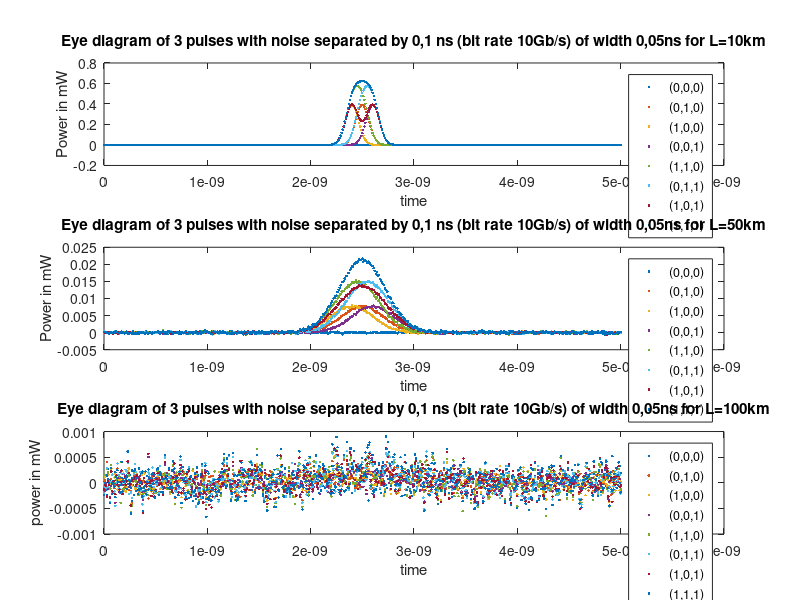

Write MATLAB code to recreate this figure.

subplot(3,1,1)
t = 0e-9 : 0.01e-9 : 5e-9;
t01 = 2.5e-9;
tau0=0.05e-9; %width of the pulses (0.5 for b=1 ; 0.05 for b=10)
b= 10e9 ; %bit rate in bit/s
tsep=1/b; % time between each pulse in s


R=0.7; % detector responsitivity mA/mW
NEP = 2e-9; % NEP detector mW/sqrt(Hz)

e = 1.6e-19; % electronic charge
D = -20e-12; %Dispersion
Delta_Lambda = 0.2; %source bandwidth nm
l1 = 10; %km
l2 = 50; %km
l3 = 100; %km
P0 = 1; %mW
Attenuation = 0.3;%dB/km

Pulse_In = P0 * (exp(-(t-t01).^2 / (2*tau0^2)));%mW


Delta_Tau1 = D * Delta_Lambda * l1; %dispersion L1=10km
Delta_Tau2 = D * Delta_Lambda * l2; %dispersion L2=50km
Delta_Tau3 = D * Delta_Lambda * l3; % dispersion L3=100km

Tau1 = sqrt( (tau0).^2 +  (Delta_Tau1).^2 );
Tau2 = sqrt( (tau0).^2 +  (Delta_Tau2).^2 );
Tau3 = sqrt( (tau0).^2 +  (Delta_Tau3).^2 );

A1 = tau0 / Tau1;
A2 = tau0 / Tau2;
A3 = tau0 / Tau3;


%10 km 3bit
%compute each possibility
%(0,0,0)
Pulse_Out0_10km = 0* P0 * A1 * (exp(-(t-t01).^2 / (2*Tau1^2))); %(0,0,0)
Pulse_Out0_10km_dBm = 10*log10(Pulse_Out0_10km);%dBm
Pulse_Out0_dBm_10km_afterAtt = Pulse_Out0_10km_dBm - Attenuation * l1;
Pulse_Out0_10km_mW_final = 10.^(Pulse_Out0_dBm_10km_afterAtt / 10);

Pulse_Out0_10km_mA_final = Pulse_Out0_10km_mW_final * R;

Thermal_Noise_Current_0_10km = R * NEP * sqrt((b/2))*randn(size(Pulse_Out0_10km_mA_final)); % thermal noise current mA

Shot_Noise_Current_Out0_10km = sqrt(e*b*Pulse_Out0_10km_mA_final).*randn(size(Pulse_Out0_10km_mA_final));  % Shot noise current mA

Total_Noise_Out0_10km_mA = Thermal_Noise_Current_0_10km + Shot_Noise_Current_Out0_10km; 
Total_Noise_Out0_10km_mW = Total_Noise_Out0_10km_mA/R;

Pulse_Out0_10km_mW_final_noise = (Pulse_Out0_10km_mA_final + Total_Noise_Out0_10km_mA)/R;

SNR_Out0_10km = Pulse_Out0_10km_mW_final_noise ./ Total_Noise_Out0_10km_mW ;

% pulse (0,0,1)
Pulse_Out3_10km = P0 * A1 * (exp(-(t-t01-tsep).^2 / (2*Tau1^2))); %(0,0,1)
Pulse_Out3_10km_dBm = 10*log10(Pulse_Out3_10km);%dBm
Pulse_Out3_dBm_10km_afterAtt = Pulse_Out3_10km_dBm - Attenuation * l1;
Pulse_Out3_10km_mW_final = 10.^(Pulse_Out3_dBm_10km_afterAtt / 10);

Pulse_Out3_10km_mA_final = Pulse_Out3_10km_mW_final * R;

Thermal_Noise_Current_3_10km = R * NEP * sqrt((b/2))*randn(size(Pulse_Out3_10km_mA_final)); % thermal noise current mA

Shot_Noise_Current_Out3_10km = sqrt(e*b*Pulse_Out3_10km_mA_final).*randn(size(Pulse_Out3_10km_mA_final));  % Shot noise current mA

Total_Noise_Out3_10km_mA = Thermal_Noise_Current_3_10km + Shot_Noise_Current_Out3_10km; 
Total_Noise_Out3_10km_mW = Total_Noise_Out3_10km_mA/R;

Pulse_Out3_10km_mW_final_noise = (Pulse_Out3_10km_mA_final + Total_Noise_Out3_10km_mA)/R;

SNR_Out3_10km = Pulse_Out3_10km_mW_final_noise ./ Total_Noise_Out3_10km_mW;

%pulse (0,1,0) central pulse
Pulse_Out1_10km = P0 * A1 * (exp(-(t-t01).^2 / (2*Tau1^2))); %(0,1,0)
Pulse_Out1_10km_dBm = 10*log10(Pulse_Out1_10km);%dBm
Pulse_Out1_dBm_10km_afterAtt = Pulse_Out1_10km_dBm - Attenuation * l1;
Pulse_Out1_10km_mW_final = 10.^(Pulse_Out1_dBm_10km_afterAtt / 10);

Pulse_Out1_10km_mA_final = Pulse_Out1_10km_mW_final * R;

Thermal_Noise_Current_1_10km = R * NEP * sqrt((b/2))*randn(size(Pulse_Out1_10km_mA_final)); % thermal noise current mA

Shot_Noise_Current_Out1_10km = sqrt(e*b*Pulse_Out1_10km_mA_final).*randn(size(Pulse_Out1_10km_mA_final));  % Shot noise current mA

Total_Noise_Out1_10km_mA = Thermal_Noise_Current_1_10km + Shot_Noise_Current_Out1_10km; 
Total_Noise_Out1_10km_mW = Total_Noise_Out1_10km_mA / R;

Pulse_Out1_10km_mW_final_noise = (Pulse_Out1_10km_mA_final + Total_Noise_Out1_10km_mA)/R ;

SNR_Out1_10km = Pulse_Out1_10km_mW_final_noise ./ Total_Noise_Out1_10km_mW;

%pulse (1,0,0)
Pulse_Out2_10km = P0 * A1 * (exp(-(t-t01+tsep).^2 / (2*Tau1^2))); %(1,0,0)
Pulse_Out2_10km_dBm = 10*log10(Pulse_Out2_10km);%dBm
Pulse_Out2_dBm_10km_afterAtt = Pulse_Out2_10km_dBm - Attenuation * l1;
Pulse_Out2_10km_mW_final = 10.^(Pulse_Out2_dBm_10km_afterAtt / 10);

Pulse_Out2_10km_mA_final = Pulse_Out2_10km_mW_final * R;
Thermal_Noise_Current_2_10km = R * NEP * sqrt((b/2))*randn(size(Pulse_Out2_10km_mA_final)); % thermal noise current mA

Shot_Noise_Current_Out2_10km = sqrt(e*b*Pulse_Out2_10km_mA_final).*randn(size(Pulse_Out2_10km_mA_final));  % Shot noise current mA

Total_Noise_Out2_10km_mA = Thermal_Noise_Current_2_10km + Shot_Noise_Current_Out2_10km; 
Total_Noise_Out2_10km_mW = Total_Noise_Out2_10km_mA /R ; 

Pulse_Out2_10km_mW_final_noise = (Pulse_Out2_10km_mA_final + Total_Noise_Out2_10km_mA)/R;

SNR_Out2_10km = Pulse_Out2_10km_mW_final_noise ./ Total_Noise_Out2_10km_mW; 

%pulse (1,1,0)
Pulse_Out4_10km = Pulse_Out1_10km + Pulse_Out2_10km; 
Pulse_Out4_10km_mW_final_noise = Pulse_Out1_10km_mW_final_noise + Pulse_Out2_10km_mW_final_noise;

SNR_Out4_10km = Pulse_Out4_10km_mW_final_noise ./ (Total_Noise_Out1_10km_mW + Total_Noise_Out2_10km_mW);

%pulse(0,1,1)
Pulse_Out5_10km = Pulse_Out1_10km + Pulse_Out3_10km; %(0,1,1)
Pulse_Out5_10km_mW_final_noise = Pulse_Out1_10km_mW_final_noise + Pulse_Out3_10km_mW_final_noise;

SNR_Out5_10km = Pulse_Out5_10km_mW_final_noise ./ (Total_Noise_Out1_10km_mW + Total_Noise_Out3_10km_mW);

%pulse(1,0,1)
Pulse_Out6_10km = Pulse_Out2_10km + Pulse_Out3_10km; %(1,0,1)
Pulse_Out6_10km_mW_final_noise = Pulse_Out2_10km_mW_final_noise + Pulse_Out3_10km_mW_final_noise;

SNR_Out6_10km = Pulse_Out6_10km_mW_final_noise ./ (Total_Noise_Out2_10km_mW + Total_Noise_Out3_10km_mW);

%(1,1,1)
Pulse_Out7_10km = Pulse_Out1_10km + Pulse_Out2_10km + Pulse_Out3_10km; %(1,1,1)
Pulse_Out7_10km_mW_final_noise = Pulse_Out1_10km_mW_final_noise + Pulse_Out2_10km_mW_final_noise + Pulse_Out3_10km_mW_final_noise;

SNR_Out7_10km = Pulse_Out7_10km_mW_final_noise ./ (Total_Noise_Out1_10km_mW + Total_Noise_Out2_10km_mW + Total_Noise_Out3_10km_mW );

plot(t,Pulse_Out0_10km_mW_final_noise,'.',t, Pulse_Out1_10km_mW_final_noise,'.', t, Pulse_Out2_10km_mW_final_noise,'.', t, Pulse_Out3_10km_mW_final_noise,'.', t, Pulse_Out4_10km_mW_final_noise,'.', t, Pulse_Out5_10km_mW_final_noise,'.', t, Pulse_Out6_10km_mW_final_noise,'.',t, Pulse_Out7_10km_mW_final_noise,'.'); 
title('Eye diagram of 3 pulses with noise separated by 0,1 ns (bit rate 10Gb/s) of width 0,05ns for L=10km')
legend('(0,0,0)','(0,1,0)','(1,0,0)', '(0,0,1)', '(1,1,0)', '(0,1,1)', '(1,0,1)', '(1,1,1)')
xlabel('time')
ylabel('Power in mW')

% plot the SNR
%plot(t, SNR_Out1_10km,'.', t, SNR_Out2_10km, '.', t, SNR_Out3_10km,'.', t, SNR_Out4_10km,'.', t, SNR_Out5_10km,'.', t, SNR_Out6_10km,'.',t, SNR_Out7_10km,'.')
%legend('(0,1,0)','(1,0,0)', '(0,0,1)', '(1,1,0)', '(0,1,1)', '(1,0,1)', '(1,1,1)')
 
subplot(3,1,2);


%5bits

% compute each possibility
Pulse_Out0_5bits_10km = 0* P0 * A1 * (exp(-(t-t01).^2 / (2*Tau1^2))); %(0,0,0,0,0)

Pulse_Out4_5bits_10km = P0 * A1 * (exp(-(t-t01+2*tsep).^2 / (2*Tau1^2))); %(0,0,0,0,1)
Pulse_Out3_5bits_10km = P0 * A1 * (exp(-(t-t01+tsep).^2 / (2*Tau1^2))); %(0,0,0,1,0)
Pulse_Out1_5bits_10km = P0 * A1 * (exp(-(t-t01).^2 / (2*Tau1^2))); %(0,0,1,0,0)
Pulse_Out2_5bits_10km = P0 * A1 * (exp(-(t-t01-tsep).^2 / (2*Tau1^2))); %(0,1,0,0,0)
Pulse_Out5_5bits_10km = P0 * A1 * (exp(-(t-t01-2*tsep).^2 / (2*Tau1^2))); %(1,0,0,0,0)



Pulse_Out6_5bits_10km = Pulse_Out4_5bits_10km + Pulse_Out3_5bits_10km; %(0,0,0,1,1)
Pulse_Out7_5bits_10km = Pulse_Out4_5bits_10km + Pulse_Out1_5bits_10km; %(0,0,1,0,1)
Pulse_Out8_5bits_10km = Pulse_Out4_5bits_10km + Pulse_Out2_5bits_10km; %(0,1,0,0,1)
Pulse_Out9_5bits_10km = Pulse_Out4_5bits_10km + Pulse_Out5_5bits_10km; %(1,0,0,0,1)

Pulse_Out10_5bits_10km = Pulse_Out3_5bits_10km + Pulse_Out1_5bits_10km; %(0,0,1,1,0)
Pulse_Out11_5bits_10km = Pulse_Out3_5bits_10km + Pulse_Out2_5bits_10km; %(0,1,0,1,0)
Pulse_Out12_5bits_10km = Pulse_Out3_5bits_10km + Pulse_Out5_5bits_10km; %(1,0,0,1,0)

Pulse_Out13_5bits_10km = Pulse_Out1_5bits_10km + Pulse_Out2_5bits_10km; %(0,1,1,0,0)
Pulse_Out14_5bits_10km = Pulse_Out1_5bits_10km + Pulse_Out5_5bits_10km; %(1,0,1,0,0)

Pulse_Out15_5bits_10km = Pulse_Out2_5bits_10km + Pulse_Out5_5bits_10km; %(1,1,0,0,0)



Pulse_Out16_5bits_10km = Pulse_Out6_5bits_10km + Pulse_Out1_5bits_10km; % (0,0,1,1,1)
Pulse_Out17_5bits_10km = Pulse_Out6_5bits_10km + Pulse_Out2_5bits_10km; % (0,1,0,1,1)
Pulse_Out18_5bits_10km = Pulse_Out6_5bits_10km + Pulse_Out5_5bits_10km; %(1,0,0,1,1)

Pulse_Out19_5bits_10km = Pulse_Out7_5bits_10km + Pulse_Out2_5bits_10km; %(0,1,1,0,1)
Pulse_Out20_5bits_10km = Pulse_Out7_5bits_10km + Pulse_Out5_5bits_10km; %(1,0,1,0,1)
Pulse_Out21_5bits_10km = Pulse_Out8_5bits_10km + Pulse_Out5_5bits_10km; %(1,1,0,0,1)

Pulse_Out22_5bits_10km = Pulse_Out10_5bits_10km + Pulse_Out2_5bits_10km; %(0,1,1,1,0)
Pulse_Out23_5bits_10km = Pulse_Out10_5bits_10km + Pulse_Out5_5bits_10km; %(1,0,1,1,0)

Pulse_Out24_5bits_10km = Pulse_Out11_5bits_10km + Pulse_Out5_5bits_10km; %(1,1,0,1,0)
Pulse_Out25_5bits_10km = Pulse_Out8_5bits_10km + Pulse_Out1_5bits_10km; %(1,1,1,0,0)



Pulse_Out26_5bits_10km = Pulse_Out16_5bits_10km + Pulse_Out2_5bits_10km; %(0,1,1,1,1)
Pulse_Out27_5bits_10km = Pulse_Out16_5bits_10km + Pulse_Out5_5bits_10km; %(1,0,1,1,1)

Pulse_Out28_5bits_10km = Pulse_Out17_5bits_10km + Pulse_Out5_5bits_10km; %(1,1,0,1,1)

Pulse_Out29_5bits_10km = Pulse_Out19_5bits_10km + Pulse_Out5_5bits_10km; %(1,1,1,0,1)

Pulse_Out30_5bits_10km = Pulse_Out23_5bits_10km + Pulse_Out2_5bits_10km; %(1,1,1,1,0)



Pulse_Out31_5bits_10km = Pulse_Out28_5bits_10km + Pulse_Out1_5bits_10km; %(1,1,1,1,1)


%plot(t,Pulse_Out30_5bits_10km)

%plot(t,Pulse_Out0_5bits_10km, t, Pulse_Out1_5bits_10km,t, Pulse_Out2_5bits_10km,t, Pulse_Out3_5bits_10km,t, Pulse_Out4_5bits_10km, t, Pulse_Out5_5bits_10km, t, Pulse_Out6_5bits_10km,t, Pulse_Out7_5bits_10km, t, Pulse_Out8_5bits_10km, t, Pulse_Out9_5bits_10km,t, Pulse_Out10_5bits_10km, t, Pulse_Out11_5bits_10km, t, Pulse_Out12_5bits_10km, t, Pulse_Out13_5bits_10km, t, Pulse_Out14_5bits_10km, t, Pulse_Out15_5bits_10km, t, Pulse_Out16_5bits_10km, t, Pulse_Out17_5bits_10km, t, Pulse_Out18_5bits_10km, t, Pulse_Out19_5bits_10km, t, Pulse_Out20_5bits_10km, t,Pulse_Out21_5bits_10km, t, Pulse_Out22_5bits_10km, t, Pulse_Out23_5bits_10km, t, Pulse_Out24_5bits_10km, t, Pulse_Out25_5bits_10km, t, Pulse_Out26_5bits_10km,t, Pulse_Out27_5bits_10km, t, Pulse_Out28_5bits_10km, t, Pulse_Out29_5bits_10km, t, Pulse_Out30_5bits_10km, t, Pulse_Out31_5bits_10km)
%title('Eye diagram of 5 pulses separated by X ns of width Xns for L=10km')
%xlabel('time')
%ylabel('power in mW')


%50km 3bits
%compute each possibility
%(0,0,0)
Pulse_Out0_50km = 0* P0 * A2 * (exp(-(t-t01).^2 / (2*Tau2^2))); %(0,0,0)
Pulse_Out0_50km_dBm = 10*log10(Pulse_Out0_50km);%dBm
Pulse_Out0_50km_dBm_afterAtt = Pulse_Out0_50km_dBm - Attenuation * l2;
Pulse_Out0_50km_mW_final = 10.^(Pulse_Out0_50km_dBm_afterAtt / 10);

Pulse_Out0_50km_mA_final = Pulse_Out0_50km_mW_final * R;

Thermal_Noise_Current_0_50km = R * NEP * sqrt((b/2))*randn(size(Pulse_Out0_50km_mA_final)); % thermal noise current mA

Shot_Noise_Current_Out0_50km = sqrt(e*b*Pulse_Out0_50km_mA_final).*randn(size(Pulse_Out0_50km_mA_final));  % Shot noise current mA

Total_Noise_Out0_50km_mA = Thermal_Noise_Current_0_50km + Shot_Noise_Current_Out0_50km; 
Total_Noise_Out0_50km_mW = Total_Noise_Out0_50km_mA / R;

Pulse_Out0_50km_mW_final_noise = (Pulse_Out0_50km_mA_final + Total_Noise_Out0_50km_mA)/R;

SNR_Out0_50km = Pulse_Out0_50km_mW_final_noise ./ Total_Noise_Out0_50km_mW; 
%(0,0,1)
Pulse_Out3_50km = P0 * A2 * (exp(-(t-t01-tsep).^2 / (2*Tau2^2))); %(0,0,1)
Pulse_Out3_50km_dBm = 10*log10(Pulse_Out3_50km);%dBm
Pulse_Out3_dBm_50km_afterAtt = Pulse_Out3_50km_dBm - Attenuation * l2;
Pulse_Out3_50km_mW_final = 10.^(Pulse_Out3_dBm_50km_afterAtt / 10);

Pulse_Out3_50km_mA_final = Pulse_Out3_50km_mW_final * R;

Thermal_Noise_Current_3_50km = R * NEP * sqrt((b/2))*randn(size(Pulse_Out3_50km_mA_final)); % thermal noise current mA

Shot_Noise_Current_Out3_50km = sqrt(e*b*Pulse_Out3_50km_mA_final).*randn(size(Pulse_Out3_50km_mA_final));  % Shot noise current mA

Total_Noise_Out3_50km_mA = Thermal_Noise_Current_3_50km + Shot_Noise_Current_Out3_50km; 
Total_Noise_Out3_50km_mW = Total_Noise_Out3_50km_mA / R;

Pulse_Out3_50km_mW_final_noise = (Pulse_Out3_50km_mA_final + Total_Noise_Out3_50km_mA)/R;

SNR_Out3_50km = Pulse_Out3_50km_mW_final_noise ./ Total_Noise_Out3_50km_mW; 

%(0,1,0)
Pulse_Out1_50km = P0 * A2 * (exp(-(t-t01).^2 / (2*Tau2^2))); %(0,1,0)
Pulse_Out1_50km_dBm = 10*log10(Pulse_Out1_50km);%dBm
Pulse_Out1_dBm_50km_afterAtt = Pulse_Out1_50km_dBm - Attenuation * l2;
Pulse_Out1_50km_mW_final = 10.^(Pulse_Out1_dBm_50km_afterAtt / 10);

Pulse_Out1_50km_mA_final = Pulse_Out1_50km_mW_final * R;

Thermal_Noise_Current_1_50km = R * NEP * sqrt((b/2))*randn(size(Pulse_Out1_50km_mA_final)); % thermal noise current mA

Shot_Noise_Current_Out1_50km = sqrt(e*b*Pulse_Out1_50km_mA_final).*randn(size(Pulse_Out1_50km_mA_final));  % Shot noise current mA

Total_Noise_Out1_50km_mA = Thermal_Noise_Current_1_50km + Shot_Noise_Current_Out1_50km; 
Total_Noise_Out1_50km_mW = Total_Noise_Out1_50km_mA / R;

Pulse_Out1_50km_mW_final_noise = (Pulse_Out1_50km_mA_final + Total_Noise_Out1_50km_mA)/R;

SNR_Out1_50km = Pulse_Out1_50km_mW_final_noise ./ Total_Noise_Out1_50km_mW ; 

%(1,0,0)
Pulse_Out2_50km = P0 * A2 * (exp(-(t-t01+tsep).^2 / (2*Tau2^2))); %(1,0,0)
Pulse_Out2_50km_dBm = 10*log10(Pulse_Out2_50km);%dBm
Pulse_Out2_dBm_50km_afterAtt = Pulse_Out2_50km_dBm - Attenuation * l2;
Pulse_Out2_50km_mW_final = 10.^(Pulse_Out2_dBm_50km_afterAtt / 10);

Pulse_Out2_50km_mA_final = Pulse_Out2_50km_mW_final * R;

Thermal_Noise_Current_2_50km = R * NEP * sqrt((b/2))*randn(size(Pulse_Out2_50km_mA_final)); % thermal noise current mA

Shot_Noise_Current_Out2_50km = sqrt(e*b*Pulse_Out2_50km_mA_final).*randn(size(Pulse_Out2_50km_mA_final));  % Shot noise current mA

Total_Noise_Out2_50km_mA = Thermal_Noise_Current_2_50km + Shot_Noise_Current_Out2_50km; 
Total_Noise_Out2_50km_mW = Total_Noise_Out2_50km_mA ./ R; 

Pulse_Out2_50km_mW_final_noise = (Pulse_Out2_50km_mA_final + Total_Noise_Out2_50km_mA)/R;

SNR_Out2_50km = Pulse_Out2_50km_mW_final_noise ./ Total_Noise_Out2_50km_mW;
%(1,1,0)
Pulse_Out4_50km = Pulse_Out1_50km + Pulse_Out2_50km; %(1,1,0)
Pulse_Out4_50km_mW_final_noise = Pulse_Out1_50km_mW_final_noise + Pulse_Out2_50km_mW_final_noise;

SNR_Out4_50km = Pulse_Out4_50km_mW_final_noise ./ (Total_Noise_Out1_50km_mW + Total_Noise_Out2_50km_mW) ; 
%(0,1,1)
Pulse_Out5_50km = Pulse_Out1_50km + Pulse_Out3_50km; %(0,1,1)
Pulse_Out5_50km_mW_final_noise = Pulse_Out1_50km_mW_final_noise + Pulse_Out3_50km_mW_final_noise;

SNR_Out5_50km = Pulse_Out5_50km_mW_final_noise ./ (Total_Noise_Out1_50km_mW + Total_Noise_Out3_50km_mW) ; 
%(1,0,1)
Pulse_Out6_50km = Pulse_Out2_50km + Pulse_Out3_50km; %(1,0,1)
Pulse_Out6_50km_mW_final_noise = Pulse_Out2_50km_mW_final_noise + Pulse_Out3_50km_mW_final_noise;

SNR_Out6_50km = Pulse_Out6_50km_mW_final_noise ./ (Total_Noise_Out1_50km_mW + Total_Noise_Out3_50km_mW) ; 

%(1,1,1)
Pulse_Out7_50km = Pulse_Out1_50km + Pulse_Out2_50km + Pulse_Out3_50km; %(1,1,1)
Pulse_Out7_50km_mW_final_noise = Pulse_Out1_50km_mW_final_noise + Pulse_Out2_50km_mW_final_noise + Pulse_Out3_50km_mW_final_noise;

SNR_Out7_50km = Pulse_Out7_50km_mW_final_noise ./ (Total_Noise_Out1_50km_mW + Total_Noise_Out2_50km_mW + Total_Noise_Out3_50km_mW) ; 

plot(t,Pulse_Out0_50km_mW_final_noise,'.',t,Pulse_Out1_50km_mW_final_noise,'.',t,Pulse_Out2_50km_mW_final_noise,'.',t,Pulse_Out3_50km_mW_final_noise,'.',t,Pulse_Out4_50km_mW_final_noise,'.',t,Pulse_Out5_50km_mW_final_noise,'.',t,Pulse_Out6_50km_mW_final_noise,'.',t,Pulse_Out7_50km_mW_final_noise,'.')

title('Eye diagram of 3 pulses with noise separated by 0,1 ns (bit rate 10Gb/s) of width 0,05ns for L=50km')
legend('(0,0,0)','(0,1,0)','(1,0,0)', '(0,0,1)', '(1,1,0)', '(0,1,1)', '(1,0,1)', '(1,1,1)')
xlabel('time')
ylabel('Power in mW')

%plot SNR
%plot(t, SNR_Out1_50km, '.', t, SNR_Out2_50km,'.', t, SNR_Out3_50km,'.', t, SNR_Out4_50km,'.', t, SNR_Out5_50km,'.', t, SNR_Out6_50km,'.',t, SNR_Out7_50km,'.')
%legend('(0,1,0)','(1,0,0)', '(0,0,1)', '(1,1,0)', '(0,1,1)', '(1,0,1)', '(1,1,1)')
subplot(3,1,3);
%50 km 5 bits
%compute each possibility
Pulse_Out0_5bits_50km = 0* P0 * A2 * (exp(-(t-t01).^2 / (2*Tau2^2))); %(0,0,0,0,0)

Pulse_Out4_5bits_50km = P0 * A2 * (exp(-(t-t01+2*tsep).^2 / (2*Tau2^2))); %(0,0,0,0,1)
Pulse_Out3_5bits_50km = P0 * A2 * (exp(-(t-t01+tsep).^2 / (2*Tau2^2))); %(0,0,0,1,0)
Pulse_Out1_5bits_50km = P0 * A2 * (exp(-(t-t01).^2 / (2*Tau2^2))); %(0,0,1,0,0)
Pulse_Out2_5bits_50km = P0 * A2 * (exp(-(t-t01-tsep).^2 / (2*Tau2^2))); %(0,1,0,0,0)
Pulse_Out5_5bits_50km = P0 * A2 * (exp(-(t-t01-2*tsep).^2 / (2*Tau2^2))); %(1,0,0,0,0)



Pulse_Out6_5bits_50km = Pulse_Out4_5bits_50km + Pulse_Out3_5bits_50km; %(0,0,0,1,1)
Pulse_Out7_5bits_50km = Pulse_Out4_5bits_50km + Pulse_Out1_5bits_50km; %(0,0,1,0,1)
Pulse_Out8_5bits_50km = Pulse_Out4_5bits_50km + Pulse_Out2_5bits_50km; %(0,1,0,0,1)
Pulse_Out9_5bits_50km = Pulse_Out4_5bits_50km + Pulse_Out5_5bits_50km; %(1,0,0,0,1)

Pulse_Out10_5bits_50km = Pulse_Out3_5bits_50km + Pulse_Out1_5bits_50km; %(0,0,1,1,0)
Pulse_Out11_5bits_50km = Pulse_Out3_5bits_50km + Pulse_Out2_5bits_50km; %(0,1,0,1,0)
Pulse_Out12_5bits_50km = Pulse_Out3_5bits_50km + Pulse_Out5_5bits_50km; %(1,0,0,1,0)

Pulse_Out13_5bits_50km = Pulse_Out1_5bits_50km + Pulse_Out2_5bits_50km; %(0,1,1,0,0)
Pulse_Out14_5bits_50km = Pulse_Out1_5bits_50km + Pulse_Out5_5bits_50km; %(1,0,1,0,0)

Pulse_Out15_5bits_50km = Pulse_Out2_5bits_50km + Pulse_Out5_5bits_50km; %(1,1,0,0,0)



Pulse_Out16_5bits_50km = Pulse_Out6_5bits_50km + Pulse_Out1_5bits_50km; % (0,0,1,1,1)
Pulse_Out17_5bits_50km = Pulse_Out6_5bits_50km + Pulse_Out2_5bits_50km; % (0,1,0,1,1)
Pulse_Out18_5bits_50km = Pulse_Out6_5bits_50km + Pulse_Out5_5bits_50km; %(1,0,0,1,1)

Pulse_Out19_5bits_50km = Pulse_Out7_5bits_50km + Pulse_Out2_5bits_50km; %(0,1,1,0,1)
Pulse_Out20_5bits_50km = Pulse_Out7_5bits_50km + Pulse_Out5_5bits_50km; %(1,0,1,0,1)
Pulse_Out21_5bits_50km = Pulse_Out8_5bits_50km + Pulse_Out5_5bits_50km; %(1,1,0,0,1)

Pulse_Out22_5bits_50km = Pulse_Out10_5bits_50km + Pulse_Out2_5bits_50km; %(0,1,1,1,0)
Pulse_Out23_5bits_50km = Pulse_Out10_5bits_50km + Pulse_Out5_5bits_50km; %(1,0,1,1,0)

Pulse_Out24_5bits_50km = Pulse_Out11_5bits_50km + Pulse_Out5_5bits_50km; %(1,1,0,1,0)
Pulse_Out25_5bits_50km = Pulse_Out8_5bits_50km + Pulse_Out1_5bits_50km; %(1,1,1,0,0)



Pulse_Out26_5bits_50km = Pulse_Out16_5bits_50km + Pulse_Out2_5bits_50km; %(0,1,1,1,1)
Pulse_Out27_5bits_50km = Pulse_Out16_5bits_50km + Pulse_Out5_5bits_50km; %(1,0,1,1,1)

Pulse_Out28_5bits_50km = Pulse_Out17_5bits_50km + Pulse_Out5_5bits_50km; %(1,1,0,1,1)

Pulse_Out29_5bits_50km = Pulse_Out19_5bits_50km + Pulse_Out5_5bits_50km; %(1,1,1,0,1)

Pulse_Out30_5bits_50km = Pulse_Out23_5bits_50km + Pulse_Out2_5bits_50km; %(1,1,1,1,0)




Pulse_Out31_5bits_50km = Pulse_Out28_5bits_50km + Pulse_Out1_5bits_50km; %(1,1,1,1,1)


%plot(t,Pulse_Out30_5bits_50km)

%plot(t,Pulse_Out0_5bits_50km, t, Pulse_Out1_5bits_50km,t, Pulse_Out2_5bits_50km,t, Pulse_Out3_5bits_50km,t, Pulse_Out4_5bits_50km, t, Pulse_Out5_5bits_50km, t, Pulse_Out6_5bits_50km,t, Pulse_Out7_5bits_50km, t, Pulse_Out8_5bits_50km, t, Pulse_Out9_5bits_50km,t, Pulse_Out10_5bits_50km, t, Pulse_Out11_5bits_50km, t, Pulse_Out12_5bits_50km, t, Pulse_Out13_5bits_50km, t, Pulse_Out14_5bits_50km, t, Pulse_Out15_5bits_50km, t, Pulse_Out16_5bits_50km, t, Pulse_Out17_5bits_50km, t, Pulse_Out18_5bits_50km, t, Pulse_Out19_5bits_50km, t, Pulse_Out20_5bits_50km, t,Pulse_Out21_5bits_50km, t, Pulse_Out22_5bits_50km, t, Pulse_Out23_5bits_50km, t, Pulse_Out24_5bits_50km, t, Pulse_Out25_5bits_50km, t, Pulse_Out26_5bits_50km,t, Pulse_Out27_5bits_50km, t, Pulse_Out28_5bits_50km, t, Pulse_Out29_5bits_50km, t, Pulse_Out30_5bits_50km, t, Pulse_Out31_5bits_50km)
%title('Eye diagram of 5 pulses separated by X ns of width Xns for L=50km')
%xlabel('time')
%ylabel('power in mW')

%100km
%(0,0,0)
Pulse_Out0_100km = 0* P0 * A3 * (exp(-(t-t01).^2 / (2*Tau3^2))); %(0,0,0)
Pulse_Out0_100km_dBm = 10*log10(Pulse_Out0_100km);%dBm
Pulse_Out0_dBm_100km_afterAtt = Pulse_Out0_100km_dBm - Attenuation * l3;
Pulse_Out0_100km_mW_final = 10.^(Pulse_Out0_dBm_100km_afterAtt / 10);

Pulse_Out0_100km_mW_final = Pulse_Out0_100km_mW_final * R;
%we have everything in mA, we can add noise now
Thermal_Noise_Current_0_100km = R * NEP * sqrt((b/2))*randn(size(Pulse_Out0_100km_mW_final)); % thermal noise current mA

Shot_Noise_Current_Out0_100km = sqrt(e*b*Pulse_Out0_100km_mW_final).*randn(size(Pulse_Out0_100km_mW_final)); % Shot noise current mA

Total_Noise_Out0_100km_mA = Thermal_Noise_Current_0_100km + Shot_Noise_Current_Out0_100km; 
Total_Noise_Out0_100km_mW = Total_Noise_Out0_100km_mA / R;

Pulse_Out0_100km_mW_final_noise = (Pulse_Out0_100km_mW_final + Total_Noise_Out0_100km_mA)/R;

SNR_Out0_100km = Pulse_Out0_100km_mW_final_noise ./ Total_Noise_Out0_100km_mW; 
%(0,0,1)
Pulse_Out3_100km = P0 * A3 * (exp(-(t-t01-tsep).^2 / (2*Tau3^2))); %(0,0,1)
Pulse_Out3_100km_dBm = 10*log10(Pulse_Out3_100km);%dBm
Pulse_Out3_dBm_100km_afterAtt = Pulse_Out3_100km_dBm - Attenuation * l3;
Pulse_Out3_100km_mW_final = 10.^(Pulse_Out3_dBm_100km_afterAtt / 10);

Pulse_Out3_100km_mA_final = Pulse_Out3_100km_mW_final * R;
%we have everything in mA, we can add noise now
Thermal_Noise_Current_3_100km = R * NEP * sqrt((b/2))*randn(size(Pulse_Out3_100km_mA_final)); % thermal noise current mA

Shot_Noise_Current_Out3_100km = sqrt(e*b*Pulse_Out3_100km_mA_final).*randn(size(Pulse_Out3_100km_mA_final));  % Shot noise current mA

Total_Noise_Out3_100km_mA = Thermal_Noise_Current_3_100km + Shot_Noise_Current_Out3_100km; 
Total_Noise_Out3_100km_mW = Total_Noise_Out3_100km_mA / R;

Pulse_Out3_100km_mW_final_noise = (Pulse_Out3_100km_mA_final + Total_Noise_Out3_100km_mA)/R;

SNR_Out3_100km = Pulse_Out3_100km_mW_final_noise ./ Total_Noise_Out3_100km_mW;

%(0,1,0)
Pulse_Out1_100km = P0 * A3 * (exp(-(t-t01).^2 / (2*Tau3^2))); %(0,1,0)
Pulse_Out1_100km_dBm = 10*log10(Pulse_Out1_100km);%dBm
Pulse_Out1_dBm_100km_afterAtt = Pulse_Out1_100km_dBm - Attenuation * l3;
Pulse_Out1_100km_mW_final = 10.^(Pulse_Out1_dBm_100km_afterAtt / 10);

Pulse_Out1_100km_mA_final = Pulse_Out1_100km_mW_final * R;
%we have everything in mA, we can add noise now
Thermal_Noise_Current_1_100km = R * NEP * sqrt((b/2))*randn(size(Pulse_Out1_100km_mA_final)); % thermal noise current mA

Shot_Noise_Current_Out1_100km = sqrt(e*b*Pulse_Out1_100km_mA_final).*randn(size(Pulse_Out1_100km_mA_final)); % Shot noise current mA

Total_Noise_Out1_100km = Thermal_Noise_Current_1_100km + Shot_Noise_Current_Out1_100km; 
Total_Noise_Out1_100km_mW = Total_Noise_Out1_100km / R ; 

Pulse_Out1_100km_mW_final_noise = (Pulse_Out1_100km_mA_final + Total_Noise_Out1_100km)/R;

SNR_Out1_100km = Pulse_Out1_100km_mW_final_noise ./ Total_Noise_Out1_100km_mW;

%(1,0,0)
Pulse_Out2_100km = P0 * A3 * (exp(-(t-t01+tsep).^2 / (2*Tau3^2))); %(1,0,0)
Pulse_Out2_100km_dBm = 10*log10(Pulse_Out2_100km);%dBm
Pulse_Out2_dBm_100km_afterAtt = Pulse_Out2_100km_dBm - Attenuation * l3;
Pulse_Out2_100km_mW_final = 10.^(Pulse_Out2_dBm_100km_afterAtt / 10);

Pulse_Out2_100km_mA_final = Pulse_Out2_100km_mW_final * R;

Thermal_Noise_Current_2_100km = R * NEP * sqrt((b/2))*randn(size(Pulse_Out2_100km_mA_final)); % thermal noise current mA

Shot_Noise_Current_Out2_100km = sqrt(e*b*Pulse_Out2_100km_mA_final).*randn(size(Pulse_Out2_100km_mA_final));  % Shot noise current mA

Total_Noise_Out2_100km = Thermal_Noise_Current_2_100km + Shot_Noise_Current_Out2_100km; 
Total_Noise_Out2_100km_mW = Total_Noise_Out2_100km / R;

Pulse_Out2_100km_mW_final_noise = (Pulse_Out2_100km_mA_final + Total_Noise_Out2_100km)/R;

SNR_Out2_100km = Pulse_Out2_100km_mW_final_noise ./ Total_Noise_Out2_100km_mW;

%(1,1,0)
Pulse_Out4_100km_mW_final_noise = Pulse_Out1_100km_mW_final_noise + Pulse_Out2_100km_mW_final_noise; 
SNR_Out4_100km = Pulse_Out4_100km_mW_final_noise ./ (Total_Noise_Out1_100km_mW + Total_Noise_Out2_100km_mW) ;

%(0,1,1)
Pulse_Out5_100km_mW_final_noise = Pulse_Out1_100km_mW_final_noise + Pulse_Out3_100km_mW_final_noise; 
SNR_Out5_100km = Pulse_Out5_100km_mW_final_noise ./ (Total_Noise_Out1_100km_mW + Total_Noise_Out3_100km_mW) ;

%(1,0,1)
Pulse_Out6_100km_mW_final_noise = Pulse_Out2_100km_mW_final_noise + Pulse_Out3_100km_mW_final_noise; 
SNR_Out6_100km = Pulse_Out6_100km_mW_final_noise ./ (Total_Noise_Out2_100km_mW + Total_Noise_Out3_100km_mW) ;

%(1,1,1)
Pulse_Out7_100km_mW_final_noise = Pulse_Out1_100km_mW_final_noise + Pulse_Out2_100km_mW_final_noise + Pulse_Out3_100km_mW_final_noise; 
SNR_Out7_100km = Pulse_Out7_100km_mW_final_noise ./ (Total_Noise_Out1_100km_mW + Total_Noise_Out2_100km_mW + Total_Noise_Out3_100km_mW) ;

plot(t,Pulse_Out0_100km_mW_final_noise,'.', t, Pulse_Out1_100km_mW_final_noise,'.', t, Pulse_Out2_100km_mW_final_noise,'.', t, Pulse_Out3_100km_mW_final_noise,'.', t, Pulse_Out4_100km_mW_final_noise,'.', t, Pulse_Out5_100km_mW_final_noise,'.', t, Pulse_Out6_100km_mW_final_noise,'.', t, Pulse_Out7_100km_mW_final_noise,'.')


% plot the SNR 
%plot(t, SNR_Out1_100km,'.', t, SNR_Out2_100km,'.', t, SNR_Out3_100km,'.', t, SNR_Out4_100km,'.', t, SNR_Out5_100km,'.', t, SNR_Out6_100km,'.',t, SNR_Out7_100km,'.')
%legend('(0,1,0)','(1,0,0)', '(0,0,1)', '(1,1,0)', '(0,1,1)', '(1,0,1)', '(1,1,1)')

title('Eye diagram of 3 pulses with noise separated by 0,1 ns (bit rate 10Gb/s) of width 0,05ns for L=100km') 
legend('(0,0,0)','(0,1,0)','(1,0,0)', '(0,0,1)', '(1,1,0)', '(0,1,1)', '(1,0,1)', '(1,1,1)')
xlabel('time')
ylabel('power in mW')

%5bitS
%compute each possibility
Pulse_Out0_5bits_100km = 0* P0 * A3 * (exp(-(t-t01).^2 / (2*Tau3^2))); %(0,0,0,0,0)

Pulse_Out4_5bits_100km = P0 * A3 * (exp(-(t-t01+2*tsep).^2 / (2*Tau3^2))); %(0,0,0,0,1)
Pulse_Out3_5bits_100km = P0 * A3 * (exp(-(t-t01+tsep).^2 / (2*Tau3^2))); %(0,0,0,1,0)
Pulse_Out1_5bits_100km = P0 * A3 * (exp(-(t-t01).^2 / (2*Tau3^2))); %(0,0,1,0,0)
Pulse_Out2_5bits_100km = P0 * A3 * (exp(-(t-t01-tsep).^2 / (2*Tau3^2))); %(0,1,0,0,0)
Pulse_Out5_5bits_100km = P0 * A3 * (exp(-(t-t01-2*tsep).^2 / (2*Tau3^2))); %(1,0,0,0,0)



Pulse_Out6_5bits_100km = Pulse_Out4_5bits_100km + Pulse_Out3_5bits_100km; %(0,0,0,1,1)
Pulse_Out7_5bits_100km = Pulse_Out4_5bits_100km + Pulse_Out1_5bits_100km; %(0,0,1,0,1)
Pulse_Out8_5bits_100km = Pulse_Out4_5bits_100km + Pulse_Out2_5bits_100km; %(0,1,0,0,1)
Pulse_Out9_5bits_100km = Pulse_Out4_5bits_100km + Pulse_Out5_5bits_100km; %(1,0,0,0,1)

Pulse_Out10_5bits_100km = Pulse_Out3_5bits_100km + Pulse_Out1_5bits_100km; %(0,0,1,1,0)
Pulse_Out11_5bits_100km = Pulse_Out3_5bits_100km + Pulse_Out2_5bits_100km; %(0,1,0,1,0)
Pulse_Out12_5bits_100km = Pulse_Out3_5bits_100km + Pulse_Out5_5bits_100km; %(1,0,0,1,0)

Pulse_Out13_5bits_100km = Pulse_Out1_5bits_100km + Pulse_Out2_5bits_100km; %(0,1,1,0,0)
Pulse_Out14_5bits_100km = Pulse_Out1_5bits_100km + Pulse_Out5_5bits_100km; %(1,0,1,0,0)

Pulse_Out15_5bits_100km = Pulse_Out2_5bits_100km + Pulse_Out5_5bits_100km; %(1,1,0,0,0)



Pulse_Out16_5bits_100km = Pulse_Out6_5bits_100km + Pulse_Out1_5bits_100km; % (0,0,1,1,1)
Pulse_Out17_5bits_100km = Pulse_Out6_5bits_100km + Pulse_Out2_5bits_100km; % (0,1,0,1,1)
Pulse_Out18_5bits_100km = Pulse_Out6_5bits_100km + Pulse_Out5_5bits_100km; %(1,0,0,1,1)

Pulse_Out19_5bits_100km = Pulse_Out7_5bits_100km + Pulse_Out2_5bits_100km; %(0,1,1,0,1)
Pulse_Out20_5bits_100km = Pulse_Out7_5bits_100km + Pulse_Out5_5bits_100km; %(1,0,1,0,1)
Pulse_Out21_5bits_100km = Pulse_Out8_5bits_100km + Pulse_Out5_5bits_100km; %(1,1,0,0,1)

Pulse_Out22_5bits_100km = Pulse_Out10_5bits_100km + Pulse_Out2_5bits_100km; %(0,1,1,1,0)
Pulse_Out23_5bits_100km = Pulse_Out10_5bits_100km + Pulse_Out5_5bits_100km; %(1,0,1,1,0)

Pulse_Out24_5bits_100km = Pulse_Out11_5bits_100km + Pulse_Out5_5bits_100km; %(1,1,0,1,0)
Pulse_Out25_5bits_100km = Pulse_Out8_5bits_100km + Pulse_Out1_5bits_100km; %(1,1,1,0,0)



Pulse_Out26_5bits_100km = Pulse_Out16_5bits_100km + Pulse_Out2_5bits_100km; %(0,1,1,1,1)
Pulse_Out27_5bits_100km = Pulse_Out16_5bits_100km + Pulse_Out5_5bits_100km; %(1,0,1,1,1)

Pulse_Out28_5bits_100km = Pulse_Out17_5bits_100km + Pulse_Out5_5bits_100km; %(1,1,0,1,1)

Pulse_Out29_5bits_100km = Pulse_Out19_5bits_100km + Pulse_Out5_5bits_100km; %(1,1,1,0,1)

Pulse_Out30_5bits_100km = Pulse_Out23_5bits_100km + Pulse_Out2_5bits_100km; %(1,1,1,1,0)




Pulse_Out31_5bits_100km = Pulse_Out28_5bits_100km + Pulse_Out1_5bits_100km; %(1,1,1,1,1)

    
%plot(t,Pulse_Out30_5bits_100km)

%%plot(t,Pulse_Out0_5bits_100km, t, Pulse_Out1_5bits_100km,t, Pulse_Out2_5bits_100km,t, Pulse_Out3_5bits_100km,t, Pulse_Out4_5bits_100km, t, Pulse_Out5_5bits_100km, t, Pulse_Out6_5bits_100km,t, Pulse_Out7_5bits_100km, t, Pulse_Out8_5bits_100km, t, Pulse_Out9_5bits_100km,t, Pulse_Out10_5bits_100km, t, Pulse_Out11_5bits_100km, t, Pulse_Out12_5bits_100km, t, Pulse_Out13_5bits_100km, t, Pulse_Out14_5bits_100km, t, Pulse_Out15_5bits_100km, t, Pulse_Out16_5bits_100km, t, Pulse_Out17_5bits_100km, t, Pulse_Out18_5bits_100km, t, Pulse_Out19_5bits_100km, t, Pulse_Out20_5bits_100km, t,Pulse_Out21_5bits_100km, t, Pulse_Out22_5bits_100km, t, Pulse_Out23_5bits_100km, t, Pulse_Out24_5bits_100km, t, Pulse_Out25_5bits_100km, t, Pulse_Out26_5bits_100km,t, Pulse_Out27_5bits_100km, t, Pulse_Out28_5bits_100km, t, Pulse_Out29_5bits_100km, t, Pulse_Out30_5bits_100km, t, Pulse_Out31_5bits_100km)
%title('Eye diagram of 5 pulses separated by X ns of width X ns for L=100km')
%xlabel('time')
%ylabel('power in mW')
